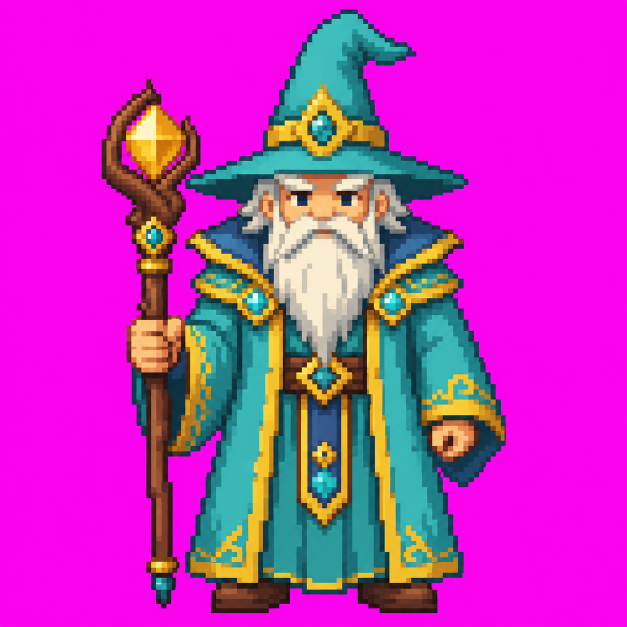
#> input picture art_src/wizard_front.png, 1254 x 1254 px (shown at 1/2 size)
$ python bake_art.py ../art_src/wizard_front.png ../art_src/wizard_front.png 100
#> lines starting #> are read from the running program, lines starting #| are printed output that depends on the picture; after the words box and inside, x2 and y2 are one past the last pixel; in counts of white or black regions, pixels touching at a corner belong together
"""원화 PNG → 게임용 WebP 굽기.

근거: `WORK_ORDER_ART_PHASE1_5.md` 2-A절 · `docs/art/RUNTIME_ASSET_SPEC.md`

하는 것은 셋이다 — **알파 250↑ → 255 스냅**, **선택적 축소**, **무손실 WebP 굽기**.

> ## 🔴 2026-09-13 — **캐릭터 격자화를 뺐다** (검토 41 승인)
> 옛 주석은 「크기를 건드리지 않는다 — 격자가 깨진다」였다. **그 격자를 없앴다.**
>
> 참고 게임 실측에서 **지배적인 블록 크기가 없었고**(같은 색이 1px씩 53%),
> 우리는 228 물리픽셀 자리에 37칸만 내보내 **6.2배 거칠었다.**
> 원화가 모자란 것이 아니라 격자화가 버리고 있었다.
>
> 이제 캐릭터는 **`gridize` 를 거치지 않고 여기서 바로 줄인다.**
> 줄이는 것은 LANCZOS 이고, 런타임 보간도 `none` 이 아니라 부드러운 것을 쓴다.
> **배경은 예전 그대로다** (2px 블록을 유지한다).

⛔ 팔레트 근사 · 포스터라이즈 · 색 수 제한 · 외곽선 추가 · 알파 이진화도 안 한다.

쓰는 법:
    python tool/bake_art.py <원본png> <결과webp>
    python tool/bake_art.py --check <webp...>      # 굽지 않고 규격만 잰다
"""

import sys
from collections import Counter
from PIL import Image

# 콘솔이 cp949 라도 한글이 깨지지 않게 (Windows)
sys.stdout.reconfigure(encoding='utf-8')

ALPHA_CROP = 16       # 실루엣 문턱값
ALPHA_SNAP = 250      # 이 값 이상은 255로


FOOT = 477 / 512      # 발바닥이 놓이는 세로 비율 (art_sprite.dart kArtFootLine)
FILL = 0.86           # 실루엣의 긴 변이 캔버스에서 차지하는 비율


def normalize(im, size):
    """실루엣을 잘라내 [size] 정사각 캔버스에 **발바닥 기준으로** 다시 앉힌다.

    격자화(`gridize.py`)가 하던 두 가지 중 **자리 잡기만 남기고 양자화는 뺐다**
    (검토 41 승인). 양자화가 세부를 6배 깎고 있었다.

    긴 변을 기준으로 줄이므로 **넓고 낮은 몬스터**(슬라임·두꺼비)도 넘치지 않는다.
    """
    box = im.split()[3].point(lambda v: 255 if v >= ALPHA_CROP else 0).getbbox()
    if box is None:
        return im.resize((size, size), Image.LANCZOS)
    im = im.crop(box)
    r = size * FILL / max(im.size)
    im = im.resize((max(1, round(im.width * r)), max(1, round(im.height * r))),
                   Image.LANCZOS)
    out = Image.new('RGBA', (size, size), (0, 0, 0, 0))
    out.paste(im, ((size - im.width) // 2, round(size * FOOT) - im.height))
    return out


def bake(src_path, dst_path, size=None):
    """[size]를 주면 그 정사각 캔버스에 **발바닥을 맞춰** 앉히고 줄여 굽는다.

    화면에 나가는 물리 픽셀보다 **두 배쯤 크게** 두면 충분하다 —
    일반 적 76dp × 3배 화면 = 228px 이므로 512 면 2.2배 여유다.
    """
#> called with src_path = '../art_src/wizard_front.png', dst_path = '../art_src/wizard_front.png', size = 100
    im = Image.open(src_path).convert('RGBA')
    if size is not None:
        im = normalize(im, size)
#> in normalize, `box = im.split()[3].point(lambda v: 255 if v >= ALPHA_CROP else 0).get..`: box = (0, 0, 1254, 1254)
#> in normalize, `im = im.resize((max(1, round(im.width * r)), max(1, round(im.height * ..`:
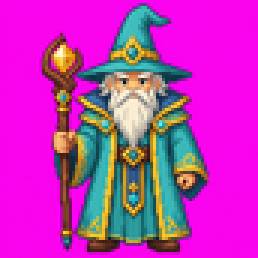
#> im: PIL image 86x86 RGBA (shown 3 times larger); mean R, G, B, A 192.3, 52.5, 183.4, 255
#> in normalize, `out = Image.new('RGBA', (size, size), (0, 0, 0, 0))`: out: PIL image 100x100 RGBA; every value is 0
#> in normalize, `out.paste(im, ((size - im.width) // 2, round(size * FOOT) - im.height))`:
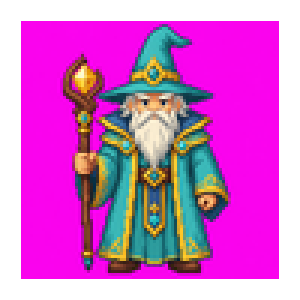
#> out: PIL image 100x100 RGBA (shown 3 times larger); mean R, G, B, A 142.2, 38.8, 135.7, 188.6; transparent parts drawn white
    r, g, b, a = im.split()
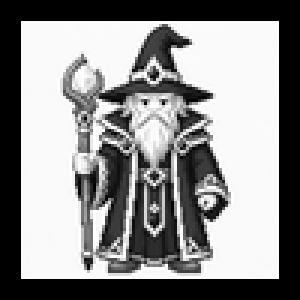
#> r: PIL image 100x100 L (shown 3 times larger); min 0, max 255, mean 142.2
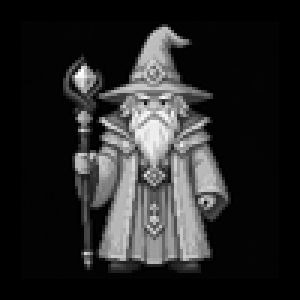
#> g: PIL image 100x100 L (shown 3 times larger); min 0, max 255, mean 38.8
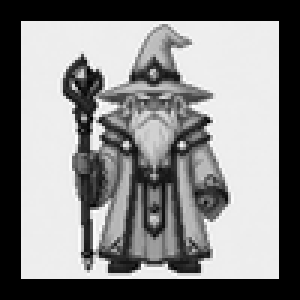
#> b: PIL image 100x100 L (shown 3 times larger); min 0, max 255, mean 135.7
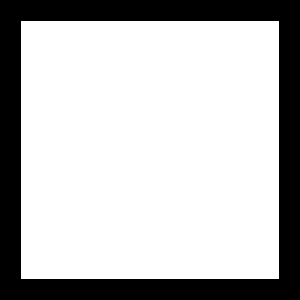
#> a: PIL image 100x100 L (shown 3 times larger); 74% white; 1 black region, box (x1, y1, x2, y2) and area: (0, 0, 100, 100) 2604
    # 원화 알파 최대가 253~254라 그대로 두면 배경이 비친다
    a = a.point(lambda v: 255 if v >= ALPHA_SNAP else v)
    Image.merge('RGBA', (r, g, b, a)).save(
        dst_path, 'WEBP', lossless=True, method=6)


def run_mode(im):
    """가로 방향으로 같은 화소가 몇 칸씩 이어지는지 재 최빈값을 낸다.

    원화가 N px 정사각 블록으로 그려졌으면 최빈값이 N 이고 모든 런이 N 의
    배수다. 어딘가에서 리샘플하면 이 값이 무너진다 (지시서 3절 검산 2).
    """
    px = im.load()
    w, h = im.size
    lens = Counter()
    for y in range(h):
        run, prev = 0, None
        for x in range(w):
            c = px[x, y]
            if c == prev:
                run += 1
            else:
                if prev is not None and prev[3] >= ALPHA_CROP:
                    lens[run] += 1
                run, prev = 1, c
        if prev is not None and prev[3] >= ALPHA_CROP:
            lens[run] += 1
    mode = lens.most_common(1)[0][0]
    total = sum(lens.values())
    ok = sum(n for L, n in lens.items() if L % mode == 0)
    return mode, ok / total


def report(path):
    """구운 결과를 다시 열어 규격을 잰다 (지시서 3절 검산 1~4)."""
#> called with path = '../art_src/wizard_front.png'
    im = Image.open(path).convert('RGBA')
    a = im.split()[3]
    box = a.point(lambda v: 255 if v >= ALPHA_CROP else 0).getbbox()
#> box = (7, 7, 93, 93)
    hist = a.histogram()
#> hist = 256 values, max 7396 at index 255, min 0 at index 1, mean 39.06
    mode, ratio = run_mode(im)
#> after the loop in run_mode, `for y in range(h):`: lens = 15 items
#> in run_mode, `mode = lens.most_common(1)[0][0]`: mode = 1
#> in run_mode, `total = sum(lens.values())`: total = 5527
#> mode = 1; ratio = 1
    print(f'{path}: {im.size[0]}x{im.size[1]}')
#| ../art_src/wizard_front.png: 100x100
    if box:
        x0, y0, x1, y1 = box
#> x0 = 7; y0 = 7; x1 = 93; y1 = 93
        print(f'  실루엣 {x1 - x0}x{y1 - y0} · 중심 x {(x0 + x1 - 1) / 2} '
              f'· 발바닥 y {y1 - 1}')
#|   실루엣 86x86 · 중심 x 49.5 · 발바닥 y 92
    print(f'  런 최빈값 {mode}px — 배수 비율 {ratio:.1%}')
#|   런 최빈값 1px — 배수 비율 100.0%
    print(f'  알파 1~249 화소 {sum(hist[1:250])} · a=255 {hist[255]}')
#|   알파 1~249 화소 0 · a=255 7396
    print(f'  고유색 {len(im.getcolors(maxcolors=1 << 24))}')
#|   고유색 3279


if __name__ == '__main__':
    if sys.argv[1] == '--check':
        for p in sys.argv[2:]:
            report(p)
    else:
        size = int(sys.argv[3]) if len(sys.argv) > 3 else None
        bake(sys.argv[1], sys.argv[2], size)
        report(sys.argv[2])
